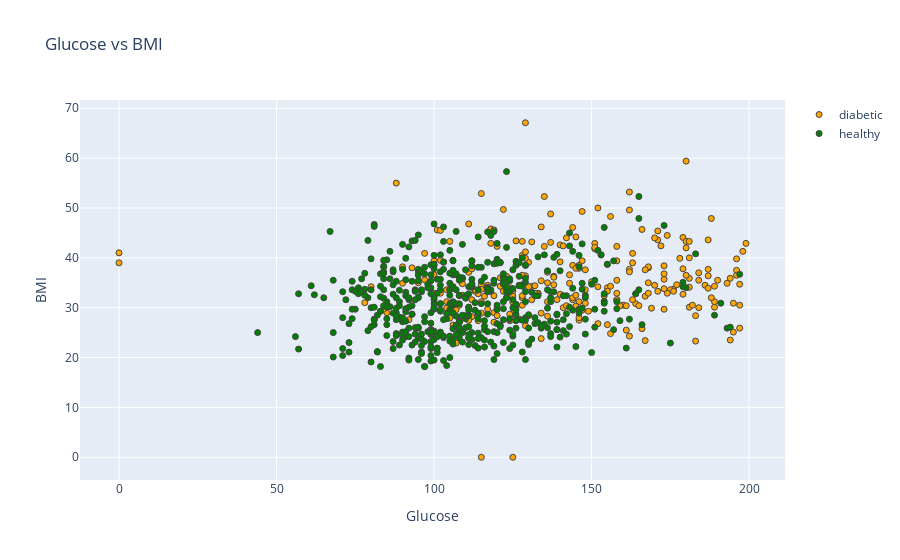

Notebook source saved alongside this figure:
### Code cell
plot_feat1_feat2('Glucose','BMI')

### Figure 1 — Plotly figure (JSON) as saved in the notebook; plotly's stock layout.template omitted (floating-point values rounded to 4 significant figures; data arrays with more than 128 entries replaced by an {"elided": "..."} marker saying what was removed)
{"data": [{"marker": {"color": "orange", "line": {"width": 1}}, "mode": "markers", "name": "diabetic", "type": "scatter", "x": {"elided": "268 int values"}, "y": {"elided": "268 float values"}}, {"marker": {"color": "green", "line": {"width": 1}}, "mode": "markers", "name": "healthy", "type": "scatter", "x": {"elided": "500 int values"}, "y": {"elided": "500 float values"}}], "layout": {"title": {"text": "Glucose vs BMI"}, "xaxis": {"title": {"text": "Glucose"}, "zeroline": false}, "yaxis": {"title": {"text": "BMI"}, "zeroline": false}}}
